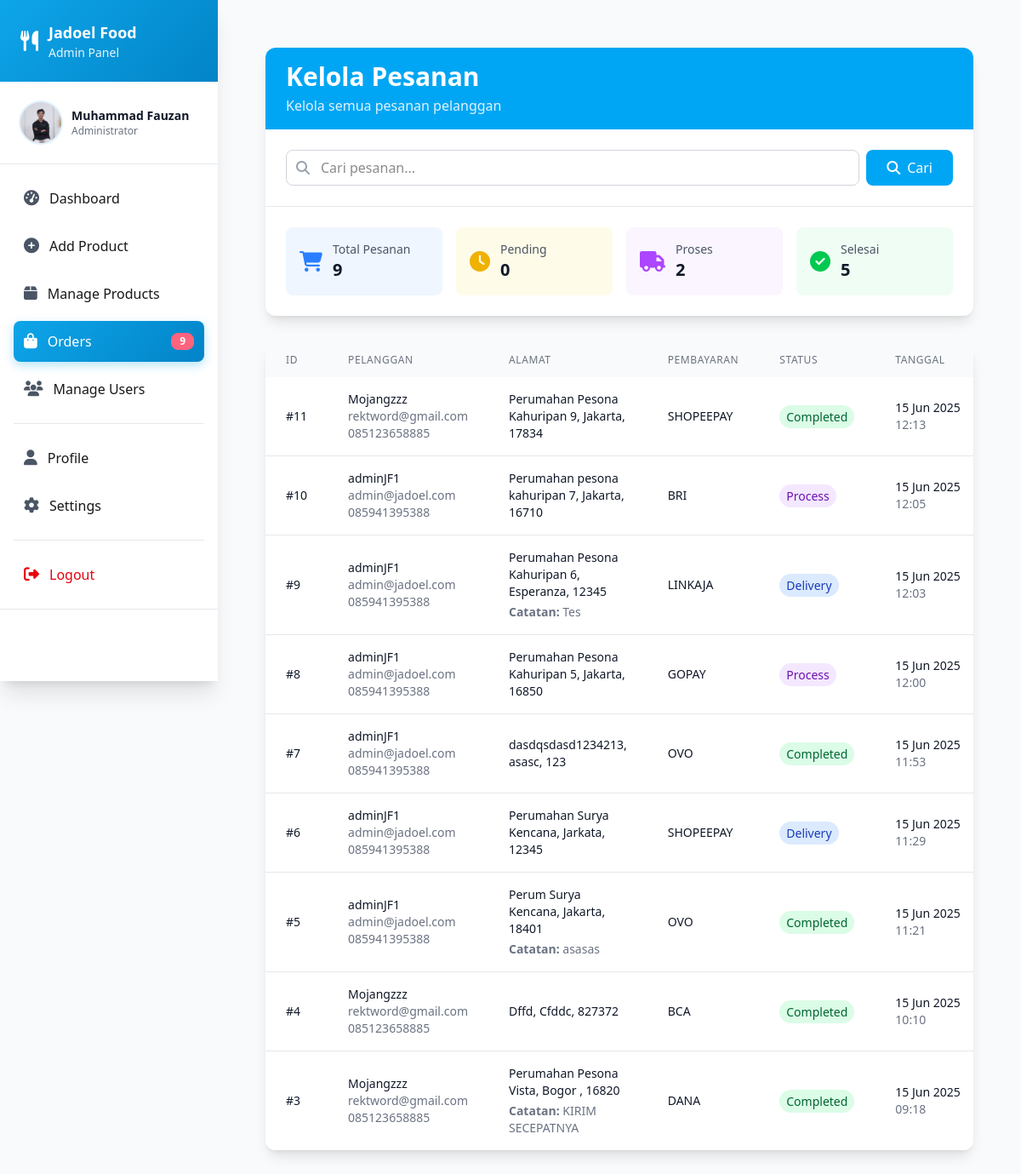
Page /admin/orders.php (signed in) on the committed database.
### tables this page shows
CREATE TABLE `orders` (
  `id` int NOT NULL,
  `username` varchar(255) NOT NULL,
  `address` varchar(255) NOT NULL,
  `city` varchar(255) NOT NULL,
  `postal_code` int NOT NULL,
  `email` varchar(100) NOT NULL,
  `phone` varchar(100) NOT NULL,
  `note` text NOT NULL,
  `payment_method` enum('DANA','GOPAY','OVO','LINKAJA','SHOPEEPAY','QRIS','BCA','MANDIRI','BRI','BNI','DANAMON','PERMATA','CIMB') NOT NULL,
  `status` enum('Pending','Process','Delivery','Completed','Canceled') NOT NULL,
  `create_at` timestamp NOT NULL DEFAULT CURRENT_TIMESTAMP,
  `update_at` timestamp NULL DEFAULT NULL ON UPDATE CURRENT_TIMESTAMP
);

### admin/orders.php (the view, shortened to what this page needs)
<?php
include_once __DIR__ . "/../config/connect.php";
$items_per_page = 10;
$page = isset($_GET['page']) ? (int)$_GET['page'] : 1;
$offset = ($page - 1) * $items_per_page;
$search = isset($_GET['search']) ? trim($_GET['search']) : '';
$where_conditions = [];
$params = [];
$param_types = '';
$where_clause = !empty($where_conditions) ? 'WHERE ' . implode(' AND ', $where_conditions) : '';
$query = "SELECT * FROM orders $where_clause ORDER BY create_at DESC LIMIT ? OFFSET ?";
$params[] = $items_per_page;
$params[] = $offset;
$param_types .= 'ii';
$stmt = $conn->prepare($query);
if (!empty($params)) {
    $stmt->bind_param($param_types, ...$params);
}
$stmt->execute();
$orders = $stmt->get_result()->fetch_all(MYSQLI_ASSOC);
include __DIR__ . "/../includes/adminHeader.php";
?>
<div class="max-w-7xl mx-auto px-4 sm:px-6 lg:px-8 py-8">
    <div class="bg-white rounded-xl shadow-lg overflow-hidden mb-8">
        <div class="bg-sky-500 px-6 py-4">
            <div class="flex justify-between items-center">
                <div>
                    <h1 class="text-2xl md:text-3xl font-bold text-white">Kelola Pesanan</h1>
                    <p class="text-sky-100 mt-1">Kelola semua pesanan pelanggan</p>
                </div>
            </div>
        </div>
        <div class="p-6 border-b border-gray-200">
            <form method="GET" class="flex">
                <div class="flex-1">
                    <div class="relative">
                        <i class="fas fa-search absolute left-3 top-1/2 transform -translate-y-1/2 text-gray-400"></i>
                        <input type="text" name="search" placeholder="Cari pesanan..."
                            value="<?= htmlspecialchars($search) ?>"
                            class="w-full pl-10 pr-4 py-2 border border-gray-300 rounded-lg focus:outline-none focus:ring-2 focus:ring-sky-500 focus:border-transparent">
                    </div>
                </div>
                <button type="submit"
                    class="bg-sky-500 text-white px-6 py-2 rounded-lg hover:bg-sky-600 transition-colors ml-2">
                    <i class="fas fa-search mr-2"></i>Cari
                </button>
            </form>
        </div>
        <div class="p-6">
            <div class="grid grid-cols-1 md:grid-cols-4 gap-4">
                <div class="bg-blue-50 p-4 rounded-lg">
                    <div class="flex items-center">
                        <i class="fas fa-shopping-cart text-2xl text-blue-500 mr-3"></i>
                        <div>
                            <p class="text-sm text-gray-600">Total Pesanan</p>
                            <p class="text-xl font-bold text-gray-900">
                                <?php
                                $total_query = "SELECT COUNT(*) as total FROM orders";
                                $total_result = $conn->query($total_query);
                                echo $total_result->fetch_assoc()['total'];
                                ?>
                            </p>
                        </div>
                    </div>
                </div>
                <div class="bg-yellow-50 p-4 rounded-lg">
                    <div class="flex items-center">
                        <i class="fas fa-clock text-2xl text-yellow-500 mr-3"></i>
                        <div>
                            <p class="text-sm text-gray-600">Pending</p>
                            <p class="text-xl font-bold text-gray-900">
                                <?php
                                $pending_query = "SELECT COUNT(*) as total FROM orders WHERE status = 'Pending'";
                                $pending_result = $conn->query($pending_query);
                                echo $pending_result->fetch_assoc()['total'];
                                ?>
                            </p>
                        </div>
                    </div>
                </div>
                <div class="bg-purple-50 p-4 rounded-lg">
                    <div class="flex items-center">
                        <i class="fas fa-truck text-2xl text-purple-500 mr-3"></i>
                        <div>
                            <p class="text-sm text-gray-600">Proses</p>
                            <p class="text-xl font-bold text-gray-900">
                                <?php
                                $process_query = "SELECT COUNT(*) as total FROM orders WHERE status = 'Process'";
                                $process_result = $conn->query($process_query);
                                echo $process_result->fetch_assoc()['total'];
                                ?>
                            </p>
                        </div>
                    </div>
                </div>
                <div class="bg-green-50 p-4 rounded-lg">
                    <div class="flex items-center">
                        <i class="fas fa-check-circle text-2xl text-green-500 mr-3"></i>
                        <div>
                            <p class="text-sm text-gray-600">Selesai</p>
                            <p class="text-xl font-bold text-gray-900">
                                <?php
                                $completed_query = "SELECT COUNT(*) as total FROM orders WHERE status = 'Completed'";
                                $completed_result = $conn->query($completed_query);
                                echo $completed_result->fetch_assoc()['total'];
                                ?>
                            </p>
                        </div>
                    </div>
                </div>
            </div>
        </div>
    </div>
    <div class="bg-white rounded-xl shadow-lg overflow-hidden">
        <div class="overflow-x-auto">
            <table class="w-full">
                <thead class="bg-gray-50">
                    <tr>
                        <th class="px-6 py-3 text-left text-xs font-medium text-gray-500 uppercase tracking-wider">ID
                        </th>
                        <th class="px-6 py-3 text-left text-xs font-medium text-gray-500 uppercase tracking-wider">
                            Pelanggan</th>
                        <th class="px-6 py-3 text-left text-xs font-medium text-gray-500 uppercase tracking-wider">
                            Alamat</th>
                        <th class="px-6 py-3 text-left text-xs font-medium text-gray-500 uppercase tracking-wider">
                            Pembayaran</th>
                        <th class="px-6 py-3 text-left text-xs font-medium text-gray-500 uppercase tracking-wider">
                            Status</th>
                        <th class="px-6 py-3 text-left text-xs font-medium text-gray-500 uppercase tracking-wider">
                            Tanggal</th>
                    </tr>
                </thead>
                <tbody class="bg-white divide-y divide-gray-200">
                    <?php foreach ($orders as $order): ?>
                    <tr class="hover:bg-gray-50">
                        <td class="px-6 py-4 whitespace-nowrap">
                            <div class="text-sm font-medium text-gray-900">#<?= $order['id'] ?></div>
                        </td>
                        <td class="px-6 py-4 whitespace-nowrap">
                            <div class="text-sm font-medium text-gray-900"><?= htmlspecialchars($order['username']) ?>
                            </div>
                            <div class="text-sm text-gray-500"><?= htmlspecialchars($order['email']) ?></div>
                            <div class="text-sm text-gray-500"><?= htmlspecialchars($order['phone']) ?></div>
                        </td>
                        <td class="px-6 py-4">
                            <div class="text-sm text-gray-900">
                                <?= htmlspecialchars($order['address']) ?>,
                                <?= htmlspecialchars($order['city']) ?>,
                                <?= $order['postal_code'] ?>
                            </div>
                            <?php if (!empty($order['note'])): ?>
                            <div class="text-sm text-gray-500 mt-1">
                                <strong>Catatan:</strong> <?= htmlspecialchars($order['note']) ?>
                            </div>
                            <?php endif; ?>
                        </td>
                        <td class="px-6 py-4 whitespace-nowrap">
                            <div class="text-sm text-gray-900">
                                <?= strtoupper($order['payment_method']) ?>
                            </div>
                        </td>
                        <td class="px-6 py-4 whitespace-nowrap">
                            <span class="px-2 py-1 rounded-full text-sm font-medium
                                <?= $order['status'] === 'Pending' ? 'bg-yellow-100 text-yellow-800' : '' ?>
                                <?= $order['status'] === 'Process' ? 'bg-purple-100 text-purple-800' : '' ?>
                                <?= $order['status'] === 'Delivery' ? 'bg-blue-100 text-blue-800' : '' ?>
                                <?= $order['status'] === 'Completed' ? 'bg-green-100 text-green-800' : '' ?>">
                                <?= $order['status'] ?>
                            </span>
                        </td>
                        <td class="px-6 py-4 whitespace-nowrap">
                            <div class="text-sm text-gray-900">
                                <?= date('d M Y', strtotime($order['create_at'])) ?>
                            </div>
                            <div class="text-sm text-gray-500">
                                <?= date('H:i', strtotime($order['create_at'])) ?>
                            </div>
                        </td>
                    </tr>
                    <?php endforeach; ?>
                </tbody>
            </table>
        </div>
    </div>
</div>
</body>
</html>

### rows in the picture
orders: id "11", username "Mojangzzz", email "rektword@gmail.com", phone "085123658885", address "Perumahan Pesona Kahuripan 9", city "Jakarta", postal_code "17834", payment_method "SHOPEEPAY", status "Completed", create_at "15 Jun 2025", create_at "12:13"
orders: id "10", username "adminJF1", email "admin@jadoel.com", phone "085941395388", address "Perumahan pesona kahuripan 7", city "Jakarta", postal_code "16710", payment_method "BRI", status "Process", create_at "15 Jun 2025", create_at "12:05"
orders: id "9", username "adminJF1", email "admin@jadoel.com", phone "085941395388", address "Perumahan Pesona Kahuripan 6", city "Esperanza", postal_code "12345", note "Tes", payment_method "LINKAJA", status "Delivery", create_at "15 Jun 2025", create_at "12:03"
orders: id "8", username "adminJF1", email "admin@jadoel.com", phone "085941395388", address "Perumahan Pesona Kahuripan 5", city "Jakarta", postal_code "16850", payment_method "GOPAY", status "Process", create_at "15 Jun 2025", create_at "12:00"
orders: id "7", username "adminJF1", email "admin@jadoel.com", phone "085941395388", address "dasdqsdasd1234213", city "asasc", postal_code "123", payment_method "OVO", status "Completed", create_at "15 Jun 2025", create_at "11:53"
orders: id "6", username "adminJF1", email "admin@jadoel.com", phone "085941395388", address "Perumahan Surya Kencana", city "Jarkata", postal_code "12345", payment_method "SHOPEEPAY", status "Delivery", create_at "15 Jun 2025", create_at "11:29"
orders: id "5", username "adminJF1", email "admin@jadoel.com", phone "085941395388", address "Perum Surya Kencana", city "Jakarta", postal_code "18401", note "asasas", payment_method "OVO", status "Completed", create_at "15 Jun 2025", create_at "11:21"
orders: id "4", username "Mojangzzz", email "rektword@gmail.com", phone "085123658885", address "Dffd", city "Cfddc", postal_code "827372", payment_method "BCA", status "Completed", create_at "15 Jun 2025", create_at "10:10"
orders: id "3", username "Mojangzzz", email "rektword@gmail.com", phone "085123658885", address "Perumahan Pesona Vista", city "Bogor", postal_code "16820", note "KIRIM SECEPATNYA", payment_method "DANA", status "Completed", create_at "15 Jun 2025", create_at "09:18"

### other values in the picture
$user_name "Muhammad Fauzan"
$order_count "9"
$total_result->fetch_assoc()['total'] "9"
$pending_result->fetch_assoc()['total'] "0"
$process_result->fetch_assoc()['total'] "2"
$completed_result->fetch_assoc()['total'] "5"
